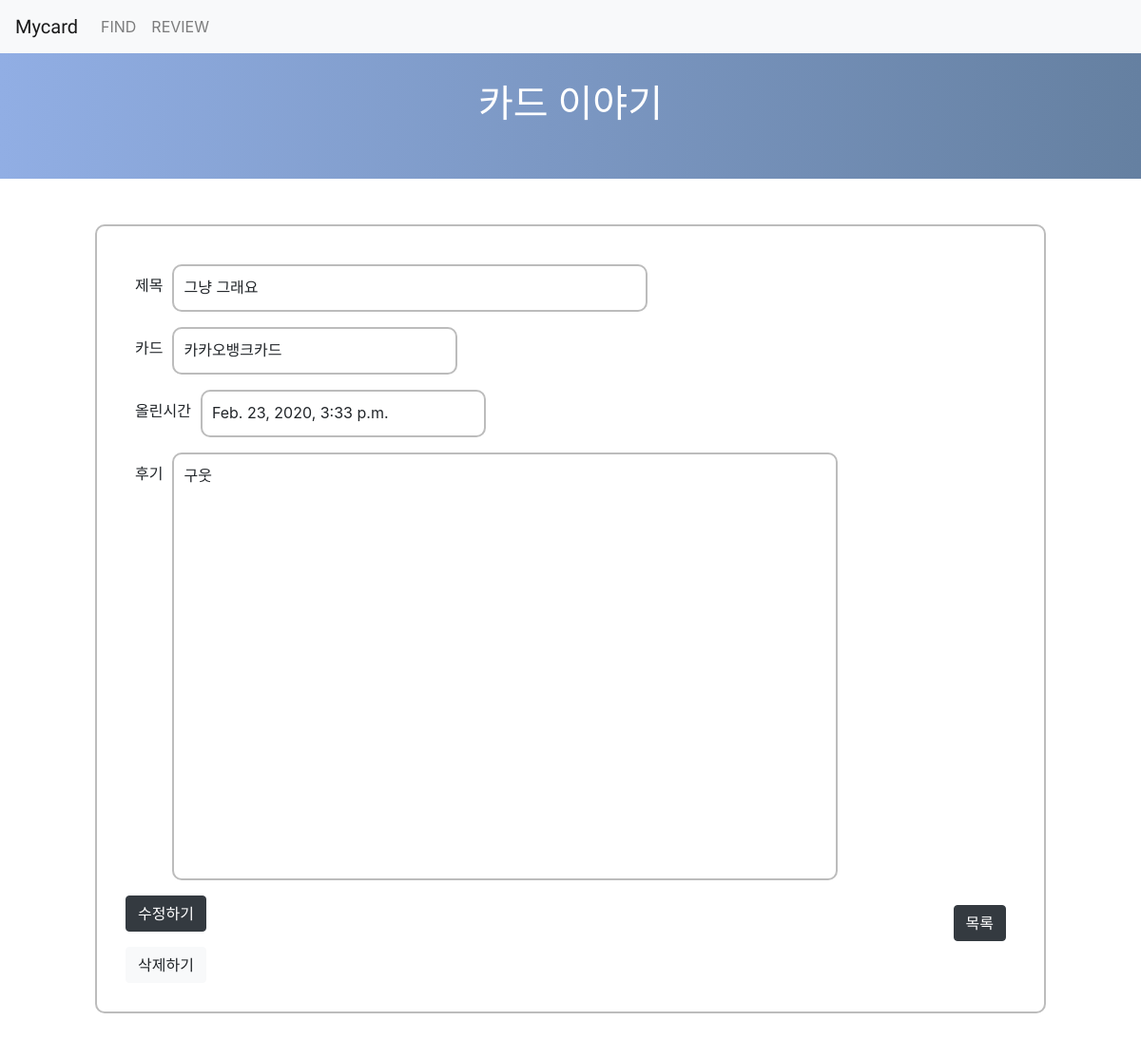
Before: /board_detail/2 with the older database file.
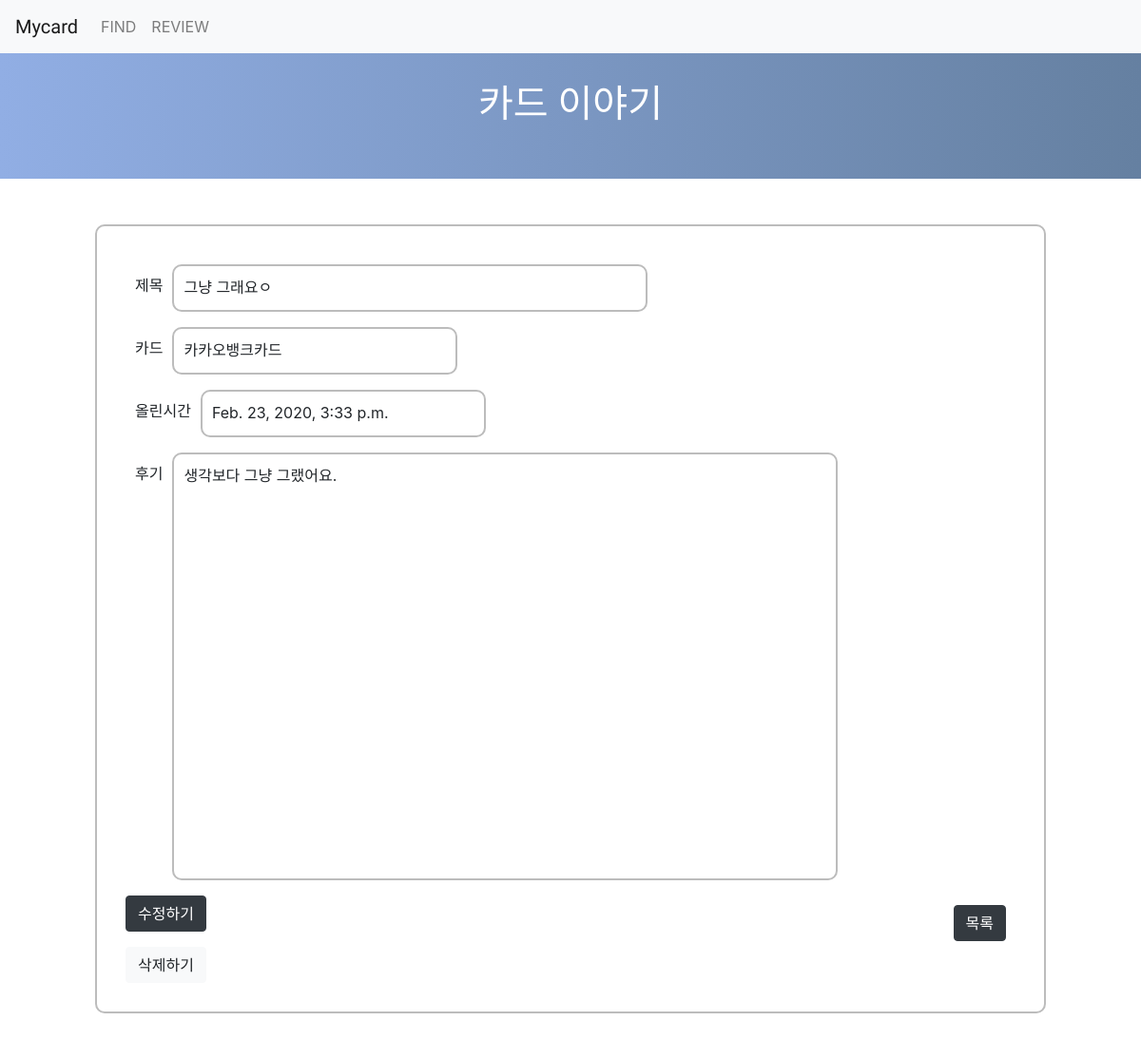
After: the same page with the newer database file.
### cardapp/models.py (models this page shows, shortened)
class Blog(models.Model):
    title=models.CharField(max_length=200)
    card_name=models.TextField()
    pub_date=models.DateTimeField('data published')
    body=models.TextField()

### cardapp/views.py (the view)
# urls.py: path('board_detail/<int:blog_id>',cardapp.views.board_detail, name="board_detail"),
def board_detail(request, blog_id):
    board_detail = get_object_or_404(Blog,pk=blog_id)
    return render(request,'board_detail.html',{'blog':board_detail})

### cardapp/templates/board_detail.html (shortened to what this page needs)
{%extends 'base.html'%}
{%block contents%}
<br><br>
<div class="board_sign">
    <p class="sign_word">카드 이야기</p>
</div>
<br>
<br>
<div class="container board_detail_box">
    <div class="input-group">
        <p class="sort">제목</p>
        <p class="detail_title"> {{blog.title}}</p>
    </div>
    <div class="input-group">
        <p class="sort">카드</p>
        <p class="detail_name"> {{blog.card_name}}</p>
    </div>
    <div class="input-group">
        <p class="sort">올린시간</p>
        <p class="detail_name"> {{blog.pub_date}}</p>
    </div>
    <div class="input-group">
        <p class="sort">후기</p>
        <p class="detail_body"> {{blog.body}}</p>
    </div>
    <form action="{%url 'board'%}" class="sort">
        <button type="submit" class="btn btn-dark">목록</button>
    </form>
    <form action="{%url 'board_update' blog.id%}">
        <button class="btn btn-dark" type="submit">수정하기</button>
    </form>
    <form action="{%url 'board_delete' blog.id%}">
        <button class="btn btn-light" type="submit">삭제하기</button>
    </form>
</div>
<br><br>
{%endblock%}

### card/templates/base.html (shortened to what this page needs)
<head>
    <link rel="stylesheet" href="https://stackpath.bootstrapcdn.com/bootstrap/4.4.1/css/bootstrap.min.css"
>
</head>
<body>
    <nav class="navbar navbar-expand-lg navbar-light bg-light fixed-top">
        <a class="navbar-brand" href='{%url 'main'%}' style="font-family: 'Sunflower';">Mycard</a>
        <div class="collapse navbar-collapse" id="navbarTogglerDemo02">
            <ul class="navbar-nav my-2 my-lg-0">
                <li class="nav-itemmy-2 my-lg-0">
                    <a class="nav-link" href='{%url 'card_recommend'%}'>FIND</a>
                </li>
                <li class="nav-item my-2 my-sm-0">
                    <a class="nav-link my-2 my-sm-0" href='{%url 'board'%}'>REVIEW</a>
                </li>
            </ul>
        </div>
    </nav>
    {%block contents%}
    {%endblock%}
</body>

### card/templates/base.html (style rules this page uses)
.board_sign { font-family: 'Do Hyeon'; font-size: 20px; display: block; width: 100%; padding: 32px 10px; color: #fff; background: #91aee4; background: -moz-linear-gradient(left, #91aee4 0, #6580a1 100%); background: -webkit-linear-gradient(left, #91aee4, #7ea8da); background: -webkit-gradient(linear, left top, right top, from(#91aee4), to(#6580a1)); background: -o-linear-gradient(left, #91aee4 0, #34464b 100%); background: linear-gradient(90deg, #91aee4 0, #6580a1); text-align: center; filter: progid:DXImageTransform.Microsoft.gradient(startColorstr="#91aee4", endColorstr="#34464b", GradientType=1); }
.detail_body { border: 2px solid #bcbcbc; padding: 10px 10px; width: 700px; height: 450px; border-radius: 10px; }
.detail_name { border: 2px solid #bcbcbc; padding: 10px 10px; width: 300px; height: 50px; border-radius: 10px; }
.detail_title { border: 2px solid #bcbcbc; padding: 10px 10px; width: 500px; height: 50px; border-radius: 10px; }
.sign_word { font-family: 'Yeon Sung'; font-size: 40px; }
.sort { padding: 10px 10px; float: right; }

### cardapp/templates/board_detail.html (style rules this page uses)
.board_detail_box { border: 2px solid #bcbcbc; padding: 40px 30px; width: 1000px; height: 830px; border-radius: 10px; }

Changed rows visible on the page:
changed Blog "카카오뱅크카드": title "그냥 그래요" → "그냥 그래요ㅇ"; body "구웃" → "생각보다 그냥 그랬어요."
